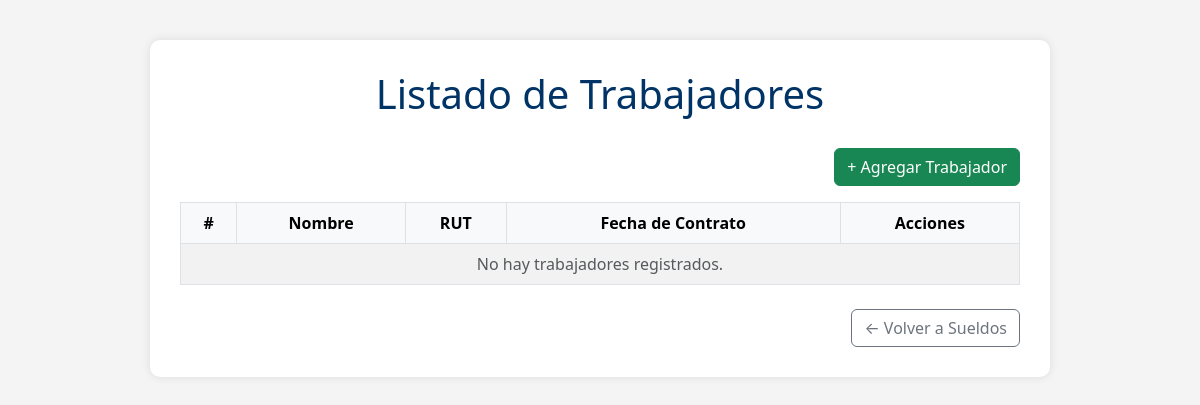
Page /sueldos/trabajadores/ on the earlier database version.
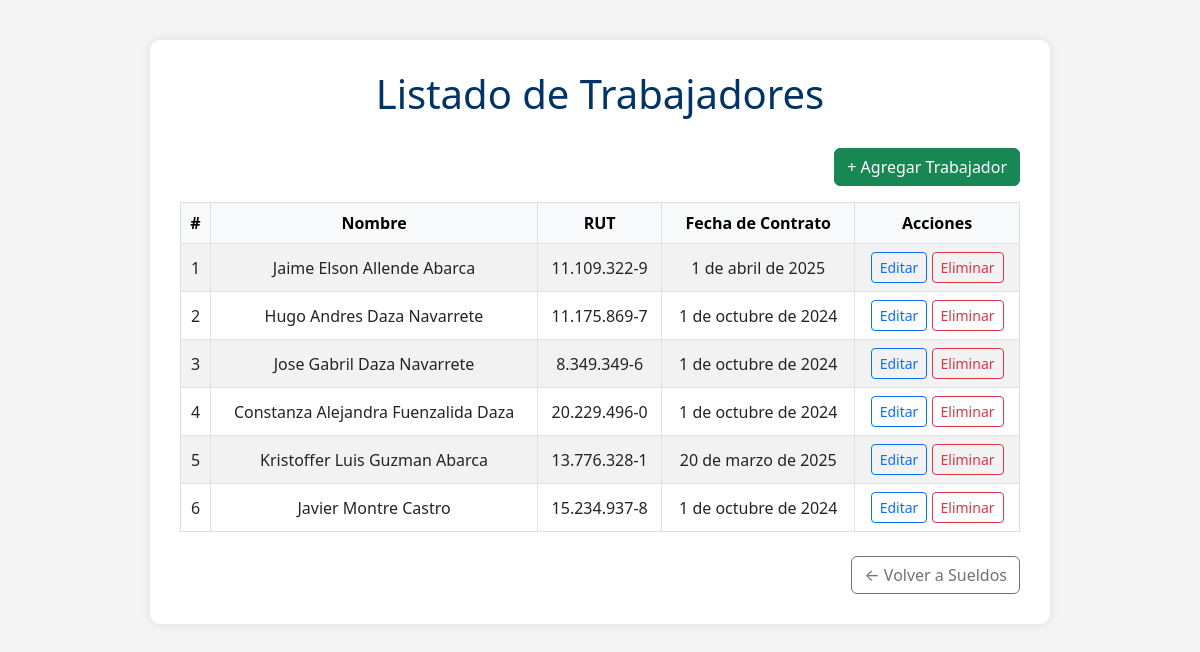
Same page on the later database version.
### sueldos/models.py (models this page shows, shortened)
class Trabajador(models.Model):
    nombre = models.CharField(max_length=100)
    rut = models.CharField(max_length=12, unique=True)
    fecha_contrato = models.DateField()

### sueldos/views.py (the view)
# urls.py: path('trabajadores/', views.listar_trabajadores, name='listar_trabajadores'),
def listar_trabajadores(request):
    trabajadores = Trabajador.objects.all()
    return render(request, 'listar_trabajadores.html', {'trabajadores': trabajadores})

### sueldos/templates/listar_trabajadores.html (shortened to what this page needs)
{% load static %}
<!DOCTYPE html>
<html lang="es">
<head>
  <link href="https://cdn.jsdelivr.net/npm/bootstrap@5.3.0/dist/css/bootstrap.min.css" rel="stylesheet">
</head>
<body>
  <div class="container">
    <h1>Listado de Trabajadores</h1>
    <div class="mb-3 text-end">
      <a href="{% url 'registrar_trabajador' %}" class="btn btn-success">+ Agregar Trabajador</a>
    </div>
    <table class="table table-bordered table-striped">
      <thead class="table-light">
        <tr>
          <th>#</th>
          <th>Nombre</th>
          <th>RUT</th>
          <th>Fecha de Contrato</th>
          <th>Acciones</th>
        </tr>
      </thead>
      <tbody>
        {% for t in trabajadores %}
          <tr>
            <td>{{ forloop.counter }}</td>
            <td>{{ t.nombre }}</td>
            <td>{{ t.rut }}</td>
            <td>{{ t.fecha_contrato }}</td>
            <td>
              <a href="{% url 'editar_trabajador' t.id %}" class="btn btn-sm btn-outline-primary">Editar</a>
              <a href="{% url 'eliminar_trabajador' t.id %}" class="btn btn-sm btn-outline-danger" onclick="return confirm('¿Estás seguro de que deseas eliminar este trabajador?');">Eliminar</a>
            </td>
          </tr>
        {% empty %}
          <tr>
            <td colspan="5" class="text-center text-muted">No hay trabajadores registrados.</td>
          </tr>
        {% endfor %}
      </tbody>
    </table>
    <div class="text-end mt-4">
      <a href="{% url 'listar_sueldos' %}" class="btn btn-outline-secondary">← Volver a Sueldos</a>
    </div>
  </div>
</body>
</html>

Differences in the rows shown:
added Trabajador: nombre "Jaime Elson Allende Abarca", rut "11.109.322-9", fecha_contrato "1 de abril de 2025"
added Trabajador: nombre "Hugo Andres Daza Navarrete", rut "11.175.869-7", fecha_contrato "1 de octubre de 2024"
added Trabajador: nombre "Jose Gabril Daza Navarrete", rut "8.349.349-6", fecha_contrato "1 de octubre de 2024"
added Trabajador: nombre "Constanza Alejandra Fuenzalida Daza", rut "20.229.496-0", fecha_contrato "1 de octubre de 2024"
added Trabajador: nombre "Kristoffer Luis Guzman Abarca", rut "13.776.328-1", fecha_contrato "20 de marzo de 2025"
added Trabajador: nombre "Javier Montre Castro", rut "15.234.937-8", fecha_contrato "1 de octubre de 2024"
Other differences:
text no longer shown: "No hay trabajadores registrados."
